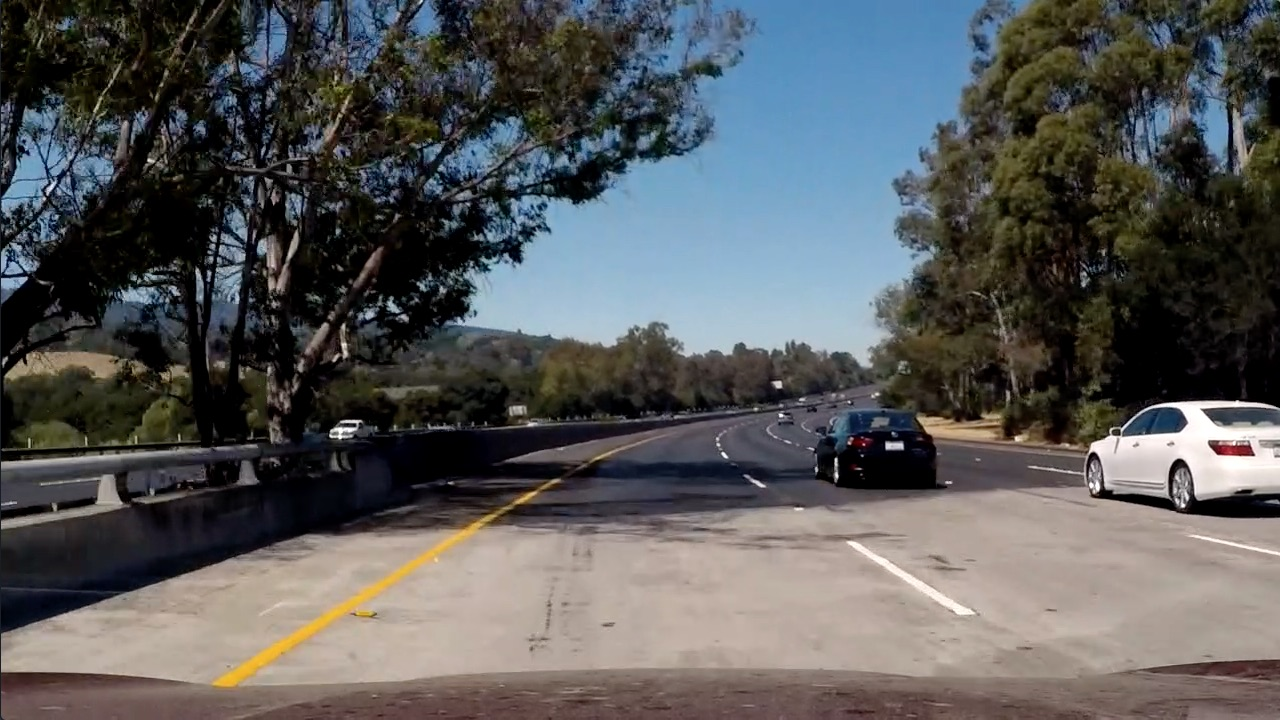
#> input picture CarND-Advanced-Lane-Lines-master/test_images/test5.jpg, 1280 x 720 px
$ jupyter execute --allow-errors Untitled-Copy3.ipynb   (shell and % lines are left out)   (older library calls are emulated)
#> lines starting #> are read from the running program, lines starting #| are printed output that depends on the picture; after the words box and inside, x2 and y2 are one past the last pixel; in counts of white or black regions, pixels touching at a corner belong together
[cell 1]
import pickle
import cv2
import numpy as np
import matplotlib.pyplot as plt
import matplotlib.image as mpimg
import pickle
from collections import deque
import glob
import imageio
# Import everything needed to edit/save/watch video clips
from moviepy.editor import VideoFileClip
from IPython.display import HTML

#> (a cell that did not finish here is left out)

[cell 3]
# Read in an image
#img = cv2.imread('test_image.png')

# TODO: Write a function that takes an image, object points, and image points
# performs the camera calibration, image distortion correction and
# returns the undistorted image
def cal_undistort(img):
    # Use cv2.calibrateCamera() and cv2.undistort()
    #ret, mtx, dist, rvecs, tvecs = cv2.calibrateCamera(objpoints, imgpoints, img.shape[0:2], None, None)
    undist = cv2.undistort(img, mtx, dist, None, mtx)
    #undist = np.copy(img)  # Delete this line
    return undist

[cell 4]
# Convert to grayscale
def to_grayscale(img):
    gray = cv2.cvtColor(img, cv2.COLOR_RGB2GRAY)
    return gray

[cell 5]
# [17 lines left out: function abs_sobel_thresh, not called in this run]

[cell 6]
# [8 lines left out: function rgb_thresh, not called in this run]

[cell 7]
# [14 lines left out: function dir_threshold, not called in this run]

[cell 8]
# [14 lines left out: function hls_select, not called in this run]

[cell 9]
# [11 lines left out: function mask_ROI, not called in this run]

[cell 10]
def perspactive_transform(img, warp=True):
    offset = [150,0] # offset for dst points
    # Grab the image shape
    img_size = (img.shape[1], img.shape[0])
    # define 4 corners of ROI
    #corners = np.float32([[190,720],[589,470],[698,470],[1145,720]])
    corners = np.float32([[200,720],[570,470],[722,470],[1130,720]])
    # define 4
    src = np.float32([corners[0], corners[1], corners[2], corners[3]])
    # define 4 destination points dst = np.float32([[,],[,],[,],[,]])
    dst = np.float32([[320,720], [320,1], [920, 1], [920, 720]])
    # use cv2.getPerspectiveTransform() to get M, the transform matrix
    if warp:
        M = cv2.getPerspectiveTransform(src, dst)
    else:
        M = cv2.getPerspectiveTransform(dst,src)
    # use cv2.warpPerspective() to warp your image to a top-down view
    warped = cv2.warpPerspective(img, M, img_size)

    return warped, M

[cell 11]
#img=mpimg.imread('./test_images/straight_lines1.jpg')
img=plt.imread('./test_images/test5.jpg')
#> img is the input picture: shape (720, 1280, 3); mean R, G, B 88.5, 89.3, 89.8

#> (the rest of this cell did not finish here and is left out)

#> (a cell that did not finish here is left out)

[cell 13]
# apply the region of interest mask
height,width,_ = img.shape
mask = np.zeros_like(img)
#region_of_interest_vertices = np.array([[0,height-1], [width/2, int(0.5*height)], [width-1, height-1]], dtype=np.int32)
region_of_interest_vertices = np.array( [[(width/7, height),(0.4*width, 0.6*height),(0.6*width, 0.6*height),(0.92*width, height)]], dtype=np.int32 )
cv2.fillPoly(mask, [region_of_interest_vertices], (255,255,255))
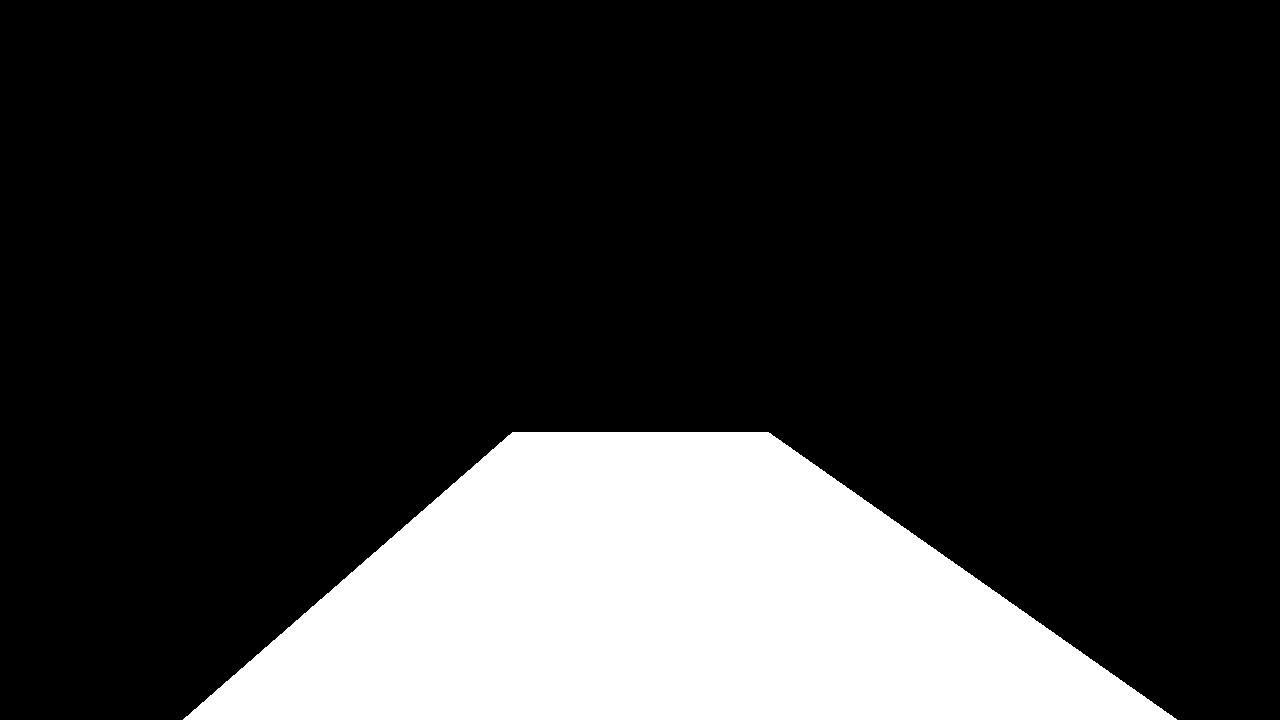
#> mask: shape (720, 1280, 3); 19.6% white; 1 white region, box (x1, y1, x2, y2) and area: (183, 432, 1177, 720) 180226
orig_ROI = cv2.bitwise_and(img, mask)
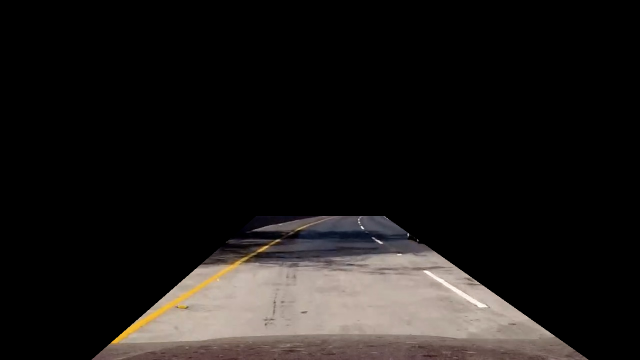
#> orig_ROI: shape (720, 1280, 3) (shown at 1/2 size); mean R, G, B 28.4, 25.5, 23.9
warped_orig, M2 = perspactive_transform(orig_ROI)
#> in perspactive_transform, `warped = cv2.warpPerspective(img, M, img_size)`:
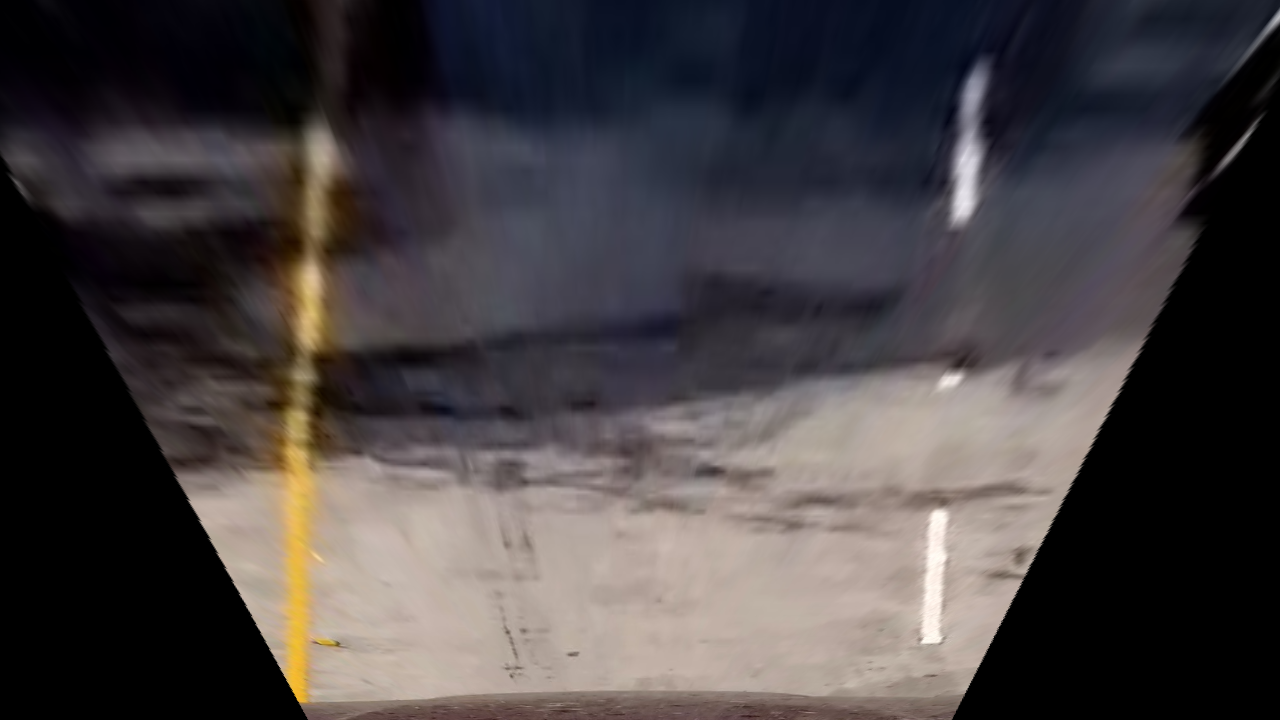
#> warped: shape (720, 1280, 3); mean R, G, B 69.8, 64.5, 66
#> M2 = [[-0.458, -1.44, 899.4], [2.01e-16, -2.04, 960.1], [8.82e-19, -0.00237, 1]]

# Plot the result
#> (the rest of this cell did not finish here and is left out)

$ run again, with CarND-Advanced-Lane-Lines-master/test_images/straight_lines1.jpg copied over CarND-Advanced-Lane-Lines-master/test_images/test5.jpg
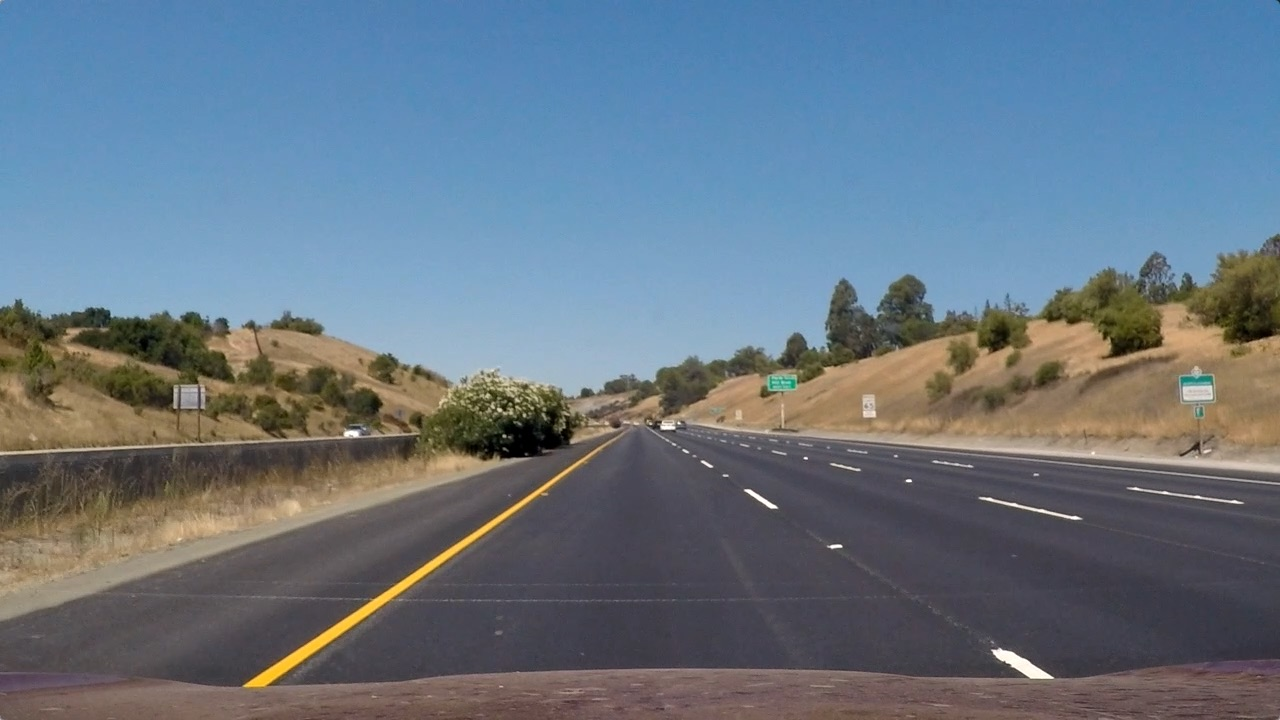
#> input picture CarND-Advanced-Lane-Lines-master/test_images/straight_lines1.jpg, 1280 x 720 px
#> img is the input picture: shape (720, 1280, 3); mean R, G, B 103.2, 117.7, 131.2
#> mask: shape (720, 1280, 3); 19.6% white; 1 white region, box (x1, y1, x2, y2) and area: (183, 432, 1177, 720) 180226
#> `orig_ROI = cv2.bitwise_and(img, mask)`:
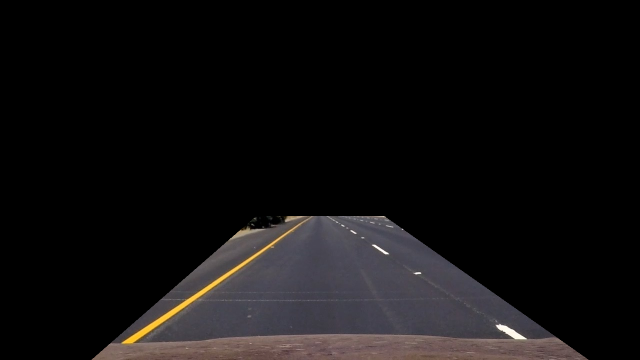
#> orig_ROI: shape (720, 1280, 3) (shown at 1/2 size); mean R, G, B 17.5, 15.8, 16.3
#> in perspactive_transform, `warped = cv2.warpPerspective(img, M, img_size)`:
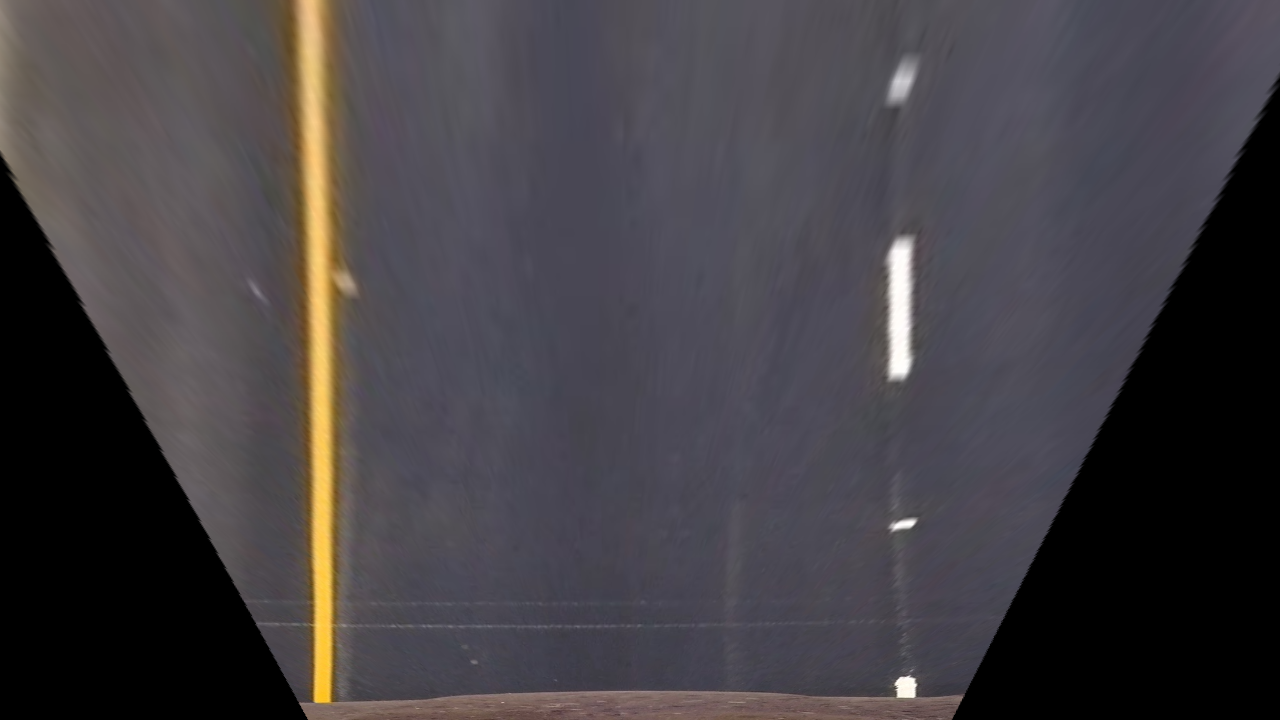
#> warped: shape (720, 1280, 3); mean R, G, B 67.9, 64.1, 68.2
#> M2 = [[-0.458, -1.44, 899.4], [2.01e-16, -2.04, 960.1], [8.82e-19, -0.00237, 1]]

$ run again, with CarND-Advanced-Lane-Lines-master/test_images/test1.jpg copied over CarND-Advanced-Lane-Lines-master/test_images/test5.jpg
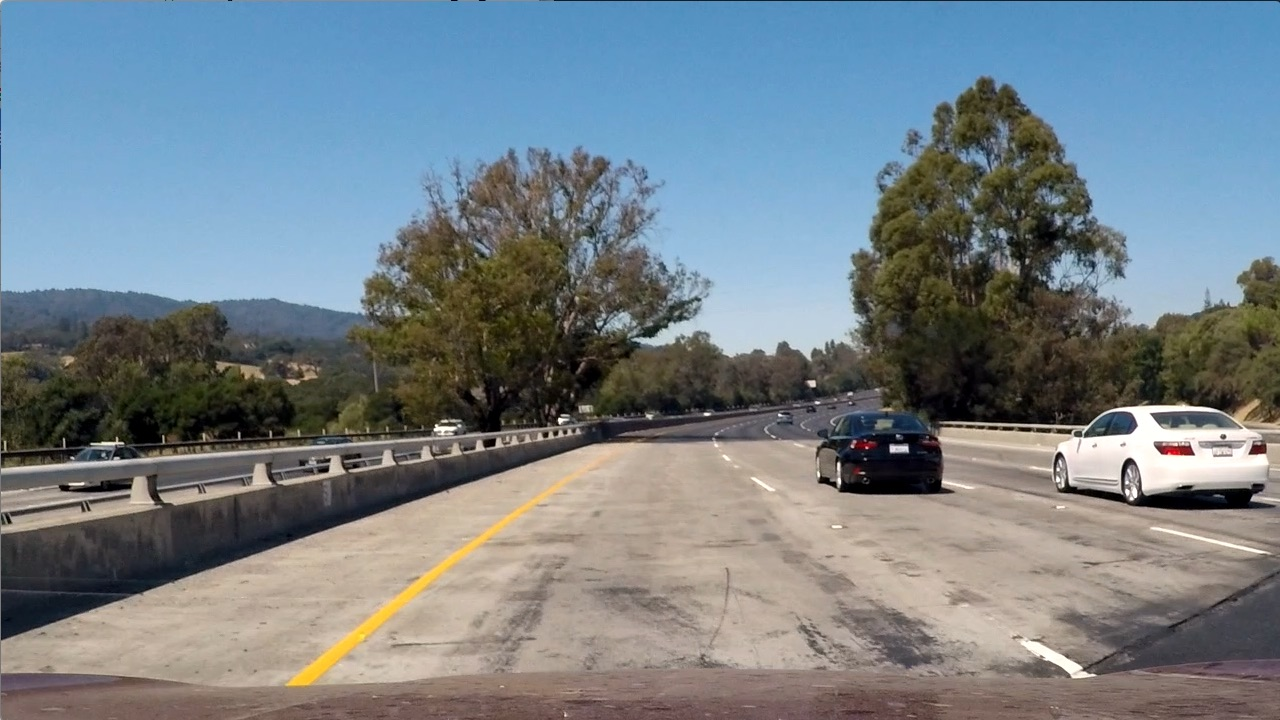
#> input picture CarND-Advanced-Lane-Lines-master/test_images/test1.jpg, 1280 x 720 px
#> img is the input picture: shape (720, 1280, 3); mean R, G, B 117.5, 128.7, 135.5
#> mask: shape (720, 1280, 3); 19.6% white; 1 white region, box (x1, y1, x2, y2) and area: (183, 432, 1177, 720) 180226
#> `orig_ROI = cv2.bitwise_and(img, mask)`:
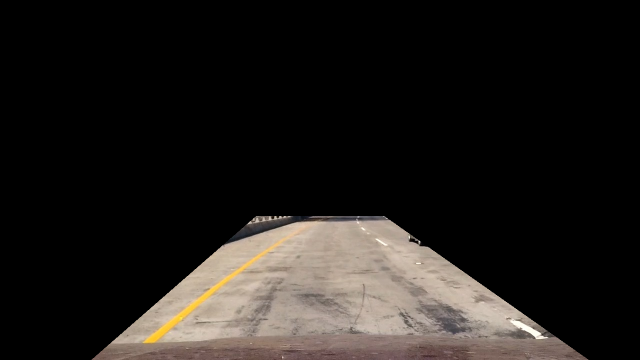
#> orig_ROI: shape (720, 1280, 3) (shown at 1/2 size); mean R, G, B 32.6, 29.2, 26.4
#> in perspactive_transform, `warped = cv2.warpPerspective(img, M, img_size)`:
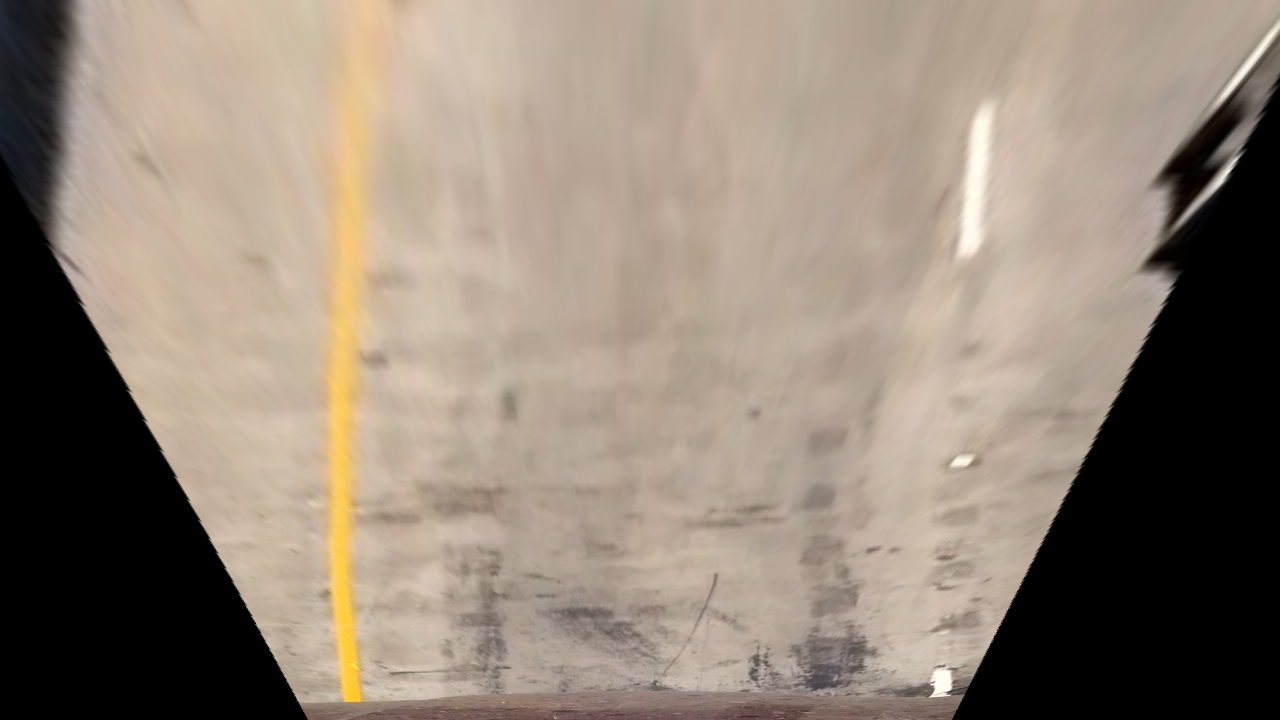
#> warped: shape (720, 1280, 3); mean R, G, B 145.9, 132.1, 118.3
#> M2 = [[-0.458, -1.44, 899.4], [2.01e-16, -2.04, 960.1], [8.82e-19, -0.00237, 1]]
